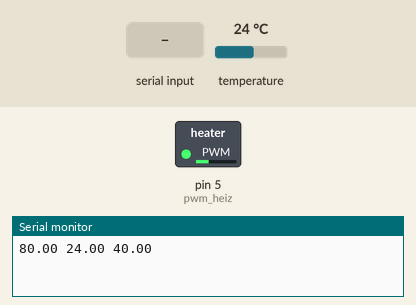
A sketch run on a simulated Arduino Uno, built with avr-gcc and run on an emulated ATmega328P. Shown: switched loads named in the sketch (green lamp = pin HIGH), the last lines printed to the serial monitor. The inputs (shaded band) are chosen by the test bench; at power-on: temperature 24 °C.

Above: at 3.2 s.
3.3 s: temperature set to 12 °C
At 6.1 s:
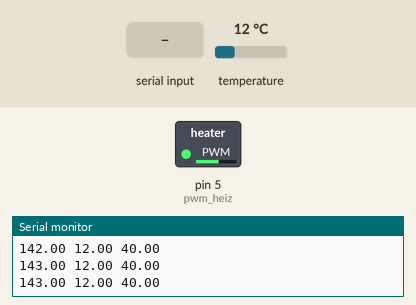
6.9 s: "setOffset 150\n" received over Serial
9.6 s: "setHeiz 1\n" received over Serial
At 10.2 s:
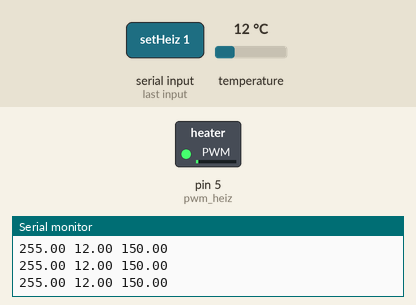
At 11.1 s:
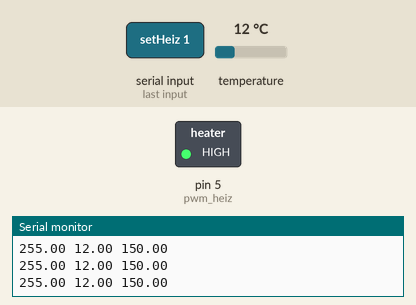
Timing chart, 0 to 12.6 s (numbered marks = the images above; inputs shaded):
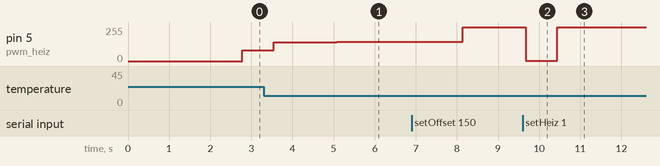

Measured:
- after the input at 9.6 s, pin 5 (pwm_heiz): 255/255 → 1/255 after 0.07 s, → 255/255 0.76 s later

The sketch:

windows_PID_heiz.ino
```cpp
//Versuch der Regelung vom Heizwiderstand
//PI-Regler

#include <OneWire.h>

#include <DallasTemperature.h>
#include "PID_v1.h"

#define ONE_WIRE_BUS 12  //the DT sensor Daten wird vom PIN 12 bekommen

#define pwm_heiz 5 // schalter wird mit PIN5 verbunden
double pwmValue = 100;  // PWM value für Ventilator, damit die Drehzahl vom Ventilator gereglt werden kann.
double pwmValue_heiz=0; // PWM value für Heizwiderstand

OneWire oneWire(ONE_WIRE_BUS);
DallasTemperature sensors(&oneWire);

String command; //String für Parser
double t_input=40; //die Temoeratur vom Sensor
double t_offset=40;//Soll-Temperatur
double k_p=5;//die Verstärkung des proportionalen Anteil
double k_i=0.3;//die Verstärkung des integrierenden Anteil
double k_d=0; //Nur PI_Regler wird getestet,deswegen ist k_d=0
PID myPID(&t_input, &pwmValue_heiz, &t_offset, k_p, k_i, k_d, DIRECT);//PI-Regler

void setup() {
  // put your setup code here, to run once:
  Serial.begin(115200);//Parametrien des Fenster
  pinMode(pwm_heiz, OUTPUT);//
  sensors.begin(); //Temperatur Sensor startet.

  myPID.SetMode(AUTOMATIC);//PI-Regler startet.

  delay(2000);
}

void loop() {
  // put your main code here, to run repeatedly:
  parserCheck();//Parsersoll prüfen ob eine Commandline übergeben wurde
  sensors.requestTemperatures();//Temperatur vom Sensor abgefragt
  t_input=sensors.getTempCByIndex(0);//lesen die Temperatur des Sensor
  myPID.Compute();//regeln
  pwmValue_heiz=(int)pwmValue_heiz;// Formatkonvertierung vom double zur int
  if(pwmValue_heiz>255) //PWM value ist zwischen 0 und 255
  {
    pwmValue_heiz=255;
    }
  if(pwmValue_heiz<0)
  {
    pwmValue_heiz=0;
    }
    analogWrite(pwm_heiz,pwmValue_heiz);

//Ausgabe vom Daten
  Serial.print(pwmValue_heiz);
  Serial.print(" ");
  Serial.print(t_input);
  Serial.print(" ");
  Serial.println(t_offset);

}


//_________________________________________PARSER______________________________________________

void parserCheck() {
  //Prüfen ob Serial vom USB aus übergeben wird
  //Jeder Charakter wird durchgegangen bis eine new line übergeben wird. Dann wird der Befehl überprüft und ausgeführt
  while(Serial.available())
  {
      char c = Serial.read();

      if(c == '\n')
      //every command is separate from a line
      {
          //command wird überprüft, was für ein Befehl vorliegt
		  parseCommand(command);
          command = "";
      }
      else
      {
          //Zusammenfügen der Charakter
		  command += c;
      }
    }


}

void parseCommand(String com)
{
  //Erstellen von Arbeitsvariablen
	String part1;
   String part2;

//Teilen des Strings in 2 Teile
   part1 = com.substring(0, com.indexOf(" "));
   part2 = com.substring(com.indexOf(" ") + 1);

   //Überprüfen von part 1 und part 2
 if(part1.equalsIgnoreCase("setOffset"))
  {
      int token2 = part2.toInt();

      t_offset = token2;
     //optionale Ausgabe
	 // Serial.print("Solltemperatur geändert auf ");
      //Serial.print(t_offset);
      //Serial.println(" C°");
  }
  else if(part1.equalsIgnoreCase("setHeiz"))
  {
    //Änderung PWHEIZ
    int token3 = part2.toInt();
    analogWrite(pwm_heiz, token3);

    }
    else if(part1.equalsIgnoreCase("ki"))
  {
    //Änderung K_I Ändern
    int token4 = part2.toInt();
    k_i=token4;
    //Serial.print("k_i geändert auf ");
     // Serial.print(token4);
    }
    else if(part1.equalsIgnoreCase("kp"))
  {
    //Änderung K_P
    int token5 = part2.toInt();
    k_p=token5;
    //Serial.print("k_p geändert auf ");
      //Serial.print(token5);
    }
  else
  {
      Serial.println("COMMAND NOT RECONGNIZED");
  }

}
```
